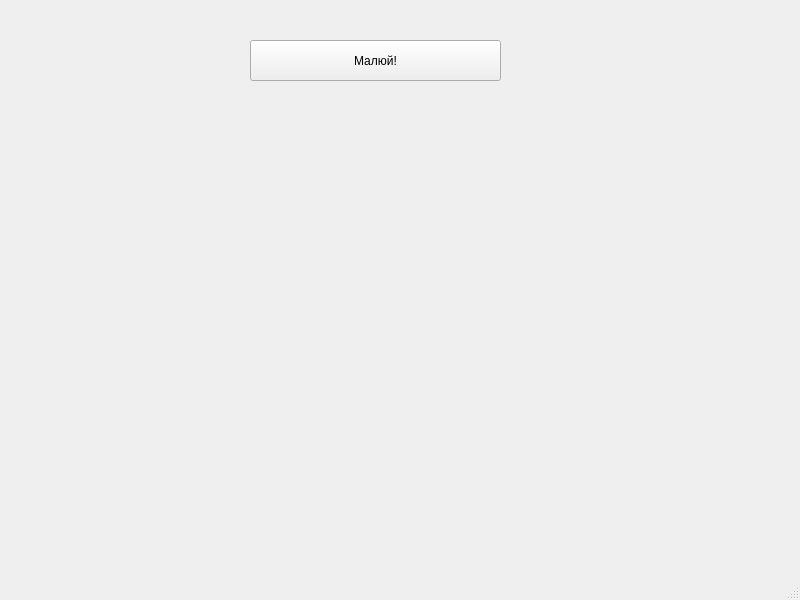
<?xml version="1.0" encoding="UTF-8"?>
<ui version="4.0">
 <class>MainWindow</class>
 <widget class="QMainWindow" name="MainWindow">
  <property name="geometry">
   <rect>
    <x>0</x>
    <y>0</y>
    <width>800</width>
    <height>600</height>
   </rect>
  </property>
  <property name="windowTitle">
   <string>MainWindow</string>
  </property>
  <widget class="QWidget" name="centralwidget">
   <widget class="QPushButton" name="pushButton">
    <property name="geometry">
     <rect>
      <x>250</x>
      <y>40</y>
      <width>251</width>
      <height>41</height>
     </rect>
    </property>
    <property name="text">
     <string>Малюй!</string>
    </property>
   </widget>
  </widget>
  <widget class="QMenuBar" name="menubar">
   <property name="geometry">
    <rect>
     <x>0</x>
     <y>0</y>
     <width>800</width>
     <height>21</height>
    </rect>
   </property>
  </widget>
  <widget class="QStatusBar" name="statusbar"/>
 </widget>
 <resources/>
 <connections/>
</ui>
